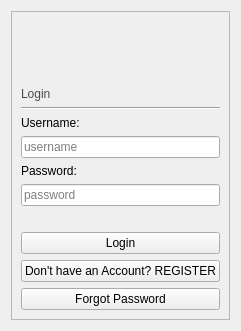
      <widget class="QWidget" name="loginPage">
       <layout class="QVBoxLayout" name="verticalLayout_6">
        <item>
         <widget class="QFrame" name="frame_2">
          <property name="frameShape">
           <enum>QFrame::StyledPanel</enum>
          </property>
          <property name="frameShadow">
           <enum>QFrame::Raised</enum>
          </property>
          <layout class="QVBoxLayout" name="verticalLayout_4">
           <item>
            <layout class="QHBoxLayout" name="horizontalLayout_2">
             <item>
              <spacer name="horizontalSpacer_12">
               <property name="orientation">
                <enum>Qt::Horizontal</enum>
               </property>
               <property name="sizeHint" stdset="0">
                <size>
                 <width>40</width>
                 <height>20</height>
                </size>
               </property>
              </spacer>
             </item>
             <item>
              <widget class="QLabel" name="Icon_2">
               <property name="maximumSize">
                <size>
                 <width>120</width>
                 <height>81</height>
                </size>
               </property>
               <property name="text">
                <string/>
               </property>
               <property name="pixmap">
                <pixmap resource="../resource.qrc">:/futminna_logo</pixmap>
               </property>
               <property name="alignment">
                <set>Qt::AlignCenter</set>
               </property>
              </widget>
             </item>
             <item>
              <spacer name="horizontalSpacer_21">
               <property name="orientation">
                <enum>Qt::Horizontal</enum>
               </property>
               <property name="sizeHint" stdset="0">
                <size>
                 <width>40</width>
                 <height>20</height>
                </size>
               </property>
              </spacer>
             </item>
            </layout>
           </item>
           <item>
            <spacer name="verticalSpacer">
             <property name="orientation">
              <enum>Qt::Vertical</enum>
             </property>
             <property name="sizeHint" stdset="0">
              <size>
               <width>20</width>
               <height>40</height>
              </size>
             </property>
            </spacer>
           </item>
           <item>
            <widget class="QLabel" name="label_3">
             <property name="styleSheet">
              <string notr="true">color:rgb(75, 75, 75);
font: 16pt &quot;Comic Sans MS&quot;;</string>
             </property>
             <property name="text">
              <string>Login</string>
             </property>
            </widget>
           </item>
           <item>
            <widget class="Line" name="line_2">
             <property name="orientation">
              <enum>Qt::Horizontal</enum>
             </property>
            </widget>
           </item>
           <item>
            <layout class="QVBoxLayout" name="verticalLayout_5">
             <item>
              <widget class="QLabel" name="UsernameLabel_2">
               <property name="text">
                <string>Username:</string>
               </property>
              </widget>
             </item>
             <item>
              <widget class="QLineEdit" name="UsernameLineEdit">
               <property name="text">
                <string/>
               </property>
               <property name="placeholderText">
                <string>username</string>
               </property>
              </widget>
             </item>
             <item>
              <widget class="QLabel" name="passwordLabel_2">
               <property name="text">
                <string>Password:</string>
               </property>
              </widget>
             </item>
             <item>
              <widget class="QLineEdit" name="PasswordEdit">
               <property name="echoMode">
                <enum>QLineEdit::Password</enum>
               </property>
               <property name="placeholderText">
                <string>password</string>
               </property>
              </widget>
             </item>
             <item>
              <spacer name="horizontalSpacer_2">
               <property name="orientation">
                <enum>Qt::Horizontal</enum>
               </property>
               <property name="sizeHint" stdset="0">
                <size>
                 <width>40</width>
                 <height>20</height>
                </size>
               </property>
              </spacer>
             </item>
             <item>
              <widget class="QPushButton" name="loginBtn">
               <property name="text">
                <string>Login</string>
               </property>
              </widget>
             </item>
             <item>
              <widget class="QPushButton" name="loginReqBtn_2">
               <property name="text">
                <string>Don't have an Account? REGISTER</string>
               </property>
              </widget>
             </item>
             <item>
              <widget class="QPushButton" name="ForgotPwordBtn">
               <property name="text">
                <string>Forgot Password</string>
               </property>
               <property name="flat">
                <bool>false</bool>
               </property>
              </widget>
             </item>
            </layout>
           </item>
          </layout>
         </widget>
        </item>
       </layout>
      </widget>
